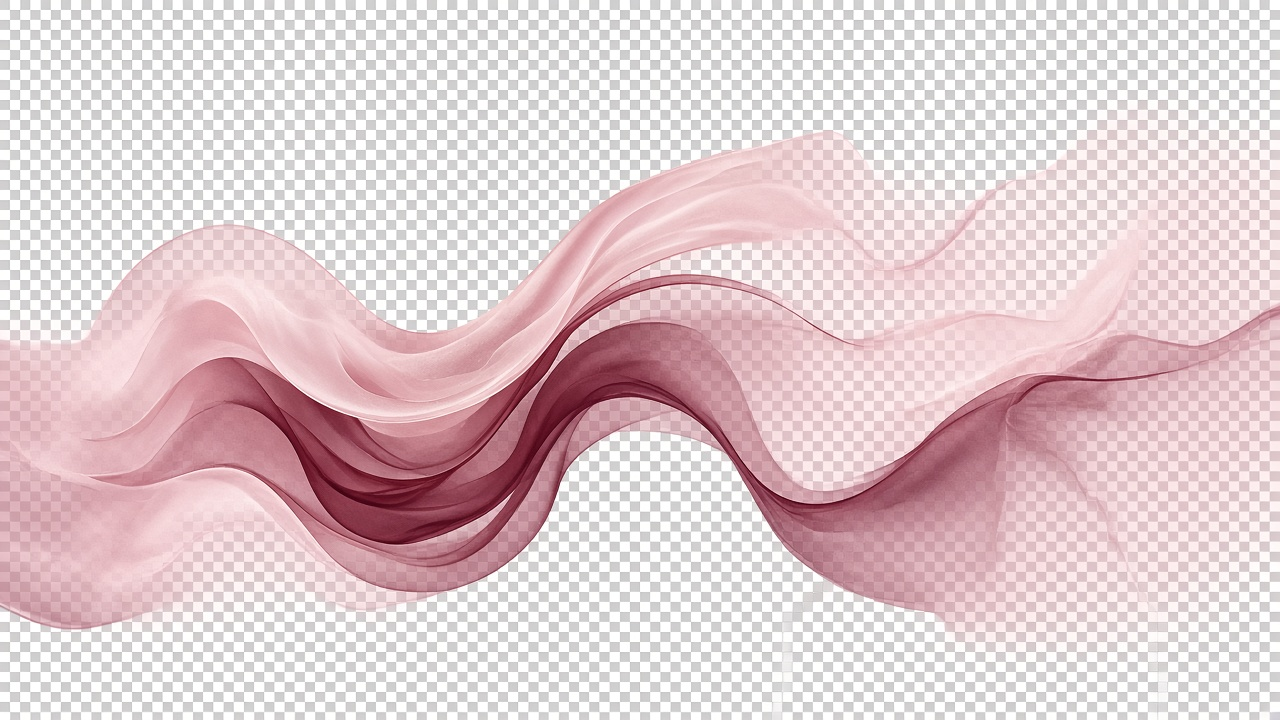
#> input picture seham-studio/img/menu-silk-texture.jpg, 1280 x 720 px
$ python process-footer-silk.py
#> lines starting #> are read from the running program, lines starting #| are printed output that depends on the picture; after the words box and inside, x2 and y2 are one past the last pixel; in counts of white or black regions, pixels touching at a corner belong together
#> in main, im is the input picture: PIL image 1280x720 RGB; mean R, G, B 224.3, 204.5, 207.6
# -*- coding: utf-8 -*-
"""Strip baked-in checkerboard from menu-silk-texture.jpg → transparent WebP/PNG."""
from __future__ import annotations

from pathlib import Path

import numpy as np
from PIL import Image, ImageFilter
from scipy.ndimage import binary_closing, binary_dilation

ROOT = Path(__file__).resolve().parents[1]
SRC = ROOT / "img" / "menu-silk-texture.jpg"
OUT_WEBP = ROOT / "img" / "footer-silk-fabric.webp"
OUT_PNG = ROOT / "img" / "footer-silk-fabric.png"
VERIFY = ROOT / "img" / "footer-silk-verify-on-burgundy.png"
BG = (0x3B, 0x0C, 0x18)


def is_neutral(r: np.ndarray, g: np.ndarray, b: np.ndarray) -> np.ndarray:
    return (np.abs(r - g) < 11) & (np.abs(g - b) < 11) & (np.abs(r - b) < 13)


def checker_alpha(rgb: np.ndarray) -> np.ndarray:
    r = rgb[:, :, 0].astype(np.float32)
    g = rgb[:, :, 1].astype(np.float32)
    b = rgb[:, :, 2].astype(np.float32)
    mx = np.maximum(np.maximum(r, g), b)
    mn = np.minimum(np.minimum(r, g), b)
    chroma = mx - mn
    neutral = is_neutral(r, g, b)
#> in is_neutral, `return (np.abs(r - g) < 11) & (np.abs(g - b) < 11) & (np.abs(r - b) < ..`:
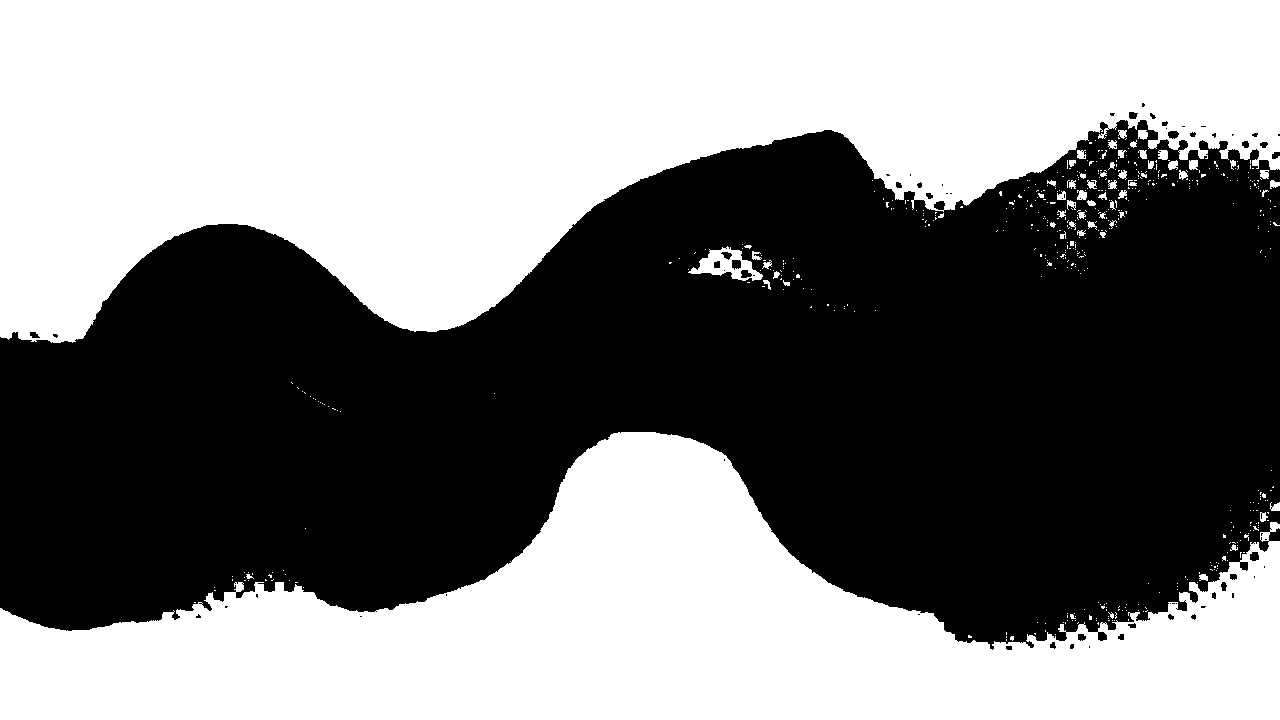
#> returned value: shape (720, 1280) bool; 50.6% white; 70 black regions (42 under 20 px), largest, box (x1, y1, x2, y2) and area: (0, 120, 1280, 650) 454403, (732, 260, 741, 270) 75, (1250, 552, 1259, 561) 69

    fabric_core = (chroma >= 24) & (r >= g - 4) & (r >= b - 10)
#> fabric_core: shape (720, 1280) bool; 38.9% white; 231 white regions (113 under 20 px), largest, box (x1, y1, x2, y2) and area: (0, 131, 1280, 630) 352453, (1180, 240, 1198, 260) 144, (344, 602, 378, 610) 128
    fabric_core |= chroma >= 38

    # Expand slightly to keep fold antialiasing — then clip neutral
    fabric = binary_dilation(fabric_core, iterations=2)
#> fabric: shape (720, 1280) bool; 41.8% white; 166 white regions (20 under 20 px), largest, box (x1, y1, x2, y2) and area: (0, 129, 1280, 632) 376765, (342, 600, 380, 612) 293, (1167, 530, 1180, 542) 115
    fabric = binary_closing(fabric, structure=np.ones((3, 3)))
#> fabric: shape (720, 1280) bool; 42% white; 124 white regions (19 under 20 px), largest, box (x1, y1, x2, y2) and area: (1, 129, 1279, 632) 381849, (1130, 562, 1148, 588) 198, (1157, 562, 1169, 572) 97

    alpha = np.zeros(r.shape, dtype=np.float32)
    alpha[fabric_core] = 255.0

    fringe = fabric & ~fabric_core
#> fringe: shape (720, 1280) bool; 3.2% white in thin lines or dots, all inside (x1, y1, x2, y2) = (1, 129, 1279, 632)
    fringe = fringe & ~neutral & (chroma >= 14)
#> fringe: shape (720, 1280) bool; 2.9% white in thin lines or dots, all inside (x1, y1, x2, y2) = (1, 130, 1279, 632)
    alpha[fringe] = np.clip((chroma[fringe] - 10) * 12, 0, 220)

    # Never keep neutral pixels (checker)
    alpha[neutral & (chroma < 28)] = 0

    # Highlights on fabric — slightly restrained
    alpha[fabric_core & (mx > 215)] *= 0.78

    alpha[~fabric] = 0
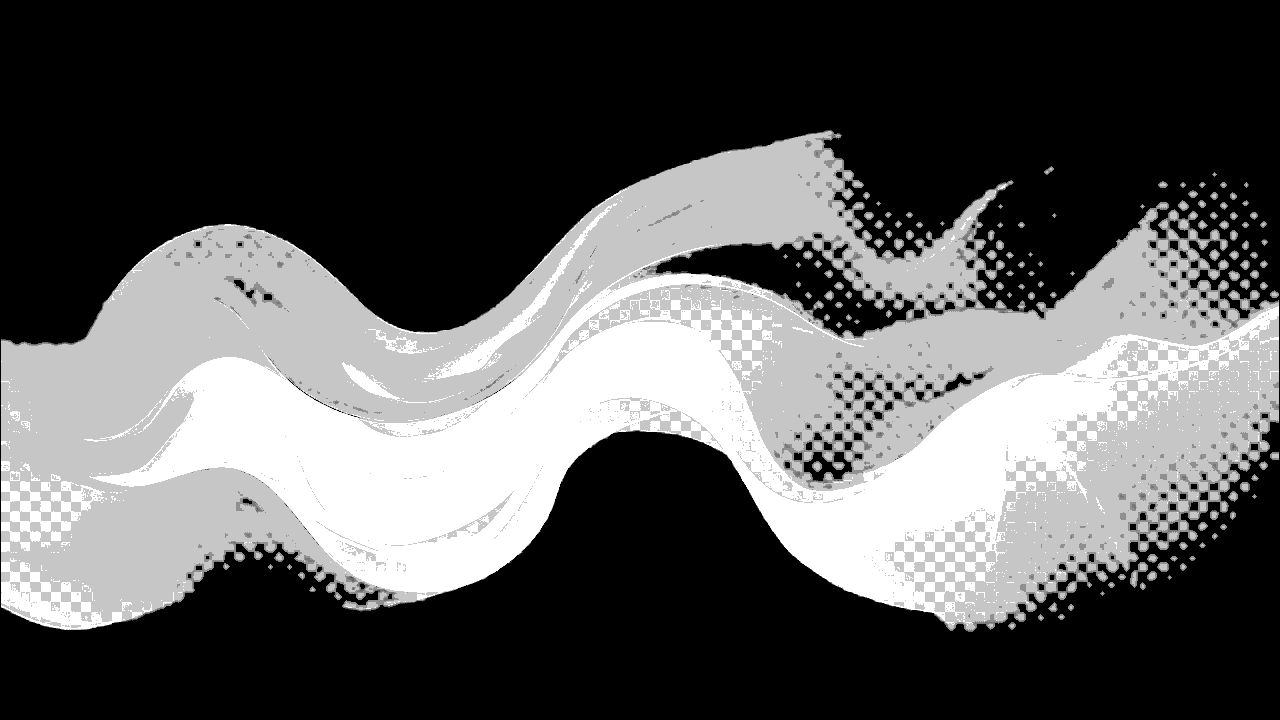
#> alpha: shape (720, 1280) float32; min 0, max 255, mean 89.6
    return np.clip(alpha, 0, 255).astype(np.uint8)


def audit_checker(rgb: np.ndarray, alpha: np.ndarray) -> float:
    """Fraction of visible pixels that still look like checker gray."""
    show = alpha > 40
#> show: shape (720, 1280) bool; 41.8% white; 124 white regions (19 under 20 px), largest, box (x1, y1, x2, y2) and area: (1, 130, 1279, 632) 379790, (1130, 562, 1148, 588) 198, (1157, 562, 1169, 572) 97
    r, g, b = rgb[:, :, 0], rgb[:, :, 1], rgb[:, :, 2]
    mx = np.maximum(np.maximum(r, g), b)
    chroma = mx - np.minimum(np.minimum(r, g), b)
    neutral = is_neutral(r, g, b) & show & (chroma < 22)
#> in is_neutral (call 2), `return (np.abs(r - g) < 11) & (np.abs(g - b) < 11) & (np.abs(r - b) < ..`:
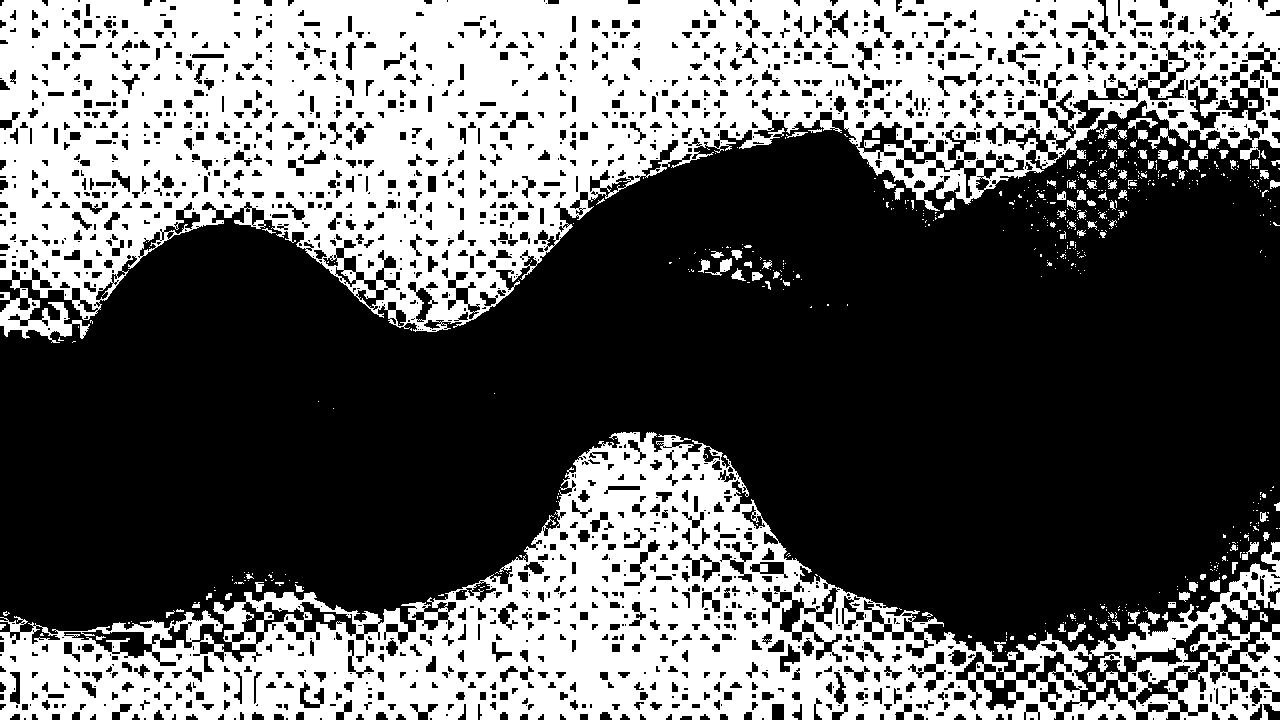
#> returned value: shape (720, 1280) bool; 39% white; 591 white regions (475 under 20 px), largest, box (x1, y1, x2, y2) and area: (0, 0, 1280, 343) 222163, (0, 432, 1280, 720) 130200, (1148, 128, 1176, 149) 187
#> neutral: shape (720, 1280) bool; every value is 0
    return neutral.sum() / max(show.sum(), 1)


def verify_on_burgundy(rgba: Image.Image) -> None:
    bg = Image.new("RGB", rgba.size, BG)
    bg.paste(rgba, mask=rgba.split()[3])
    bg.save(VERIFY, quality=92)


def main() -> None:
    im = Image.open(SRC).convert("RGB")
    arr = np.array(im)
    alpha = checker_alpha(arr)
    audit = audit_checker(arr, alpha)
#> audit = 0
    print(f"Checker-like surviving pixels: {100 * audit:.3f}% of visible")
#| Checker-like surviving pixels: 0.000% of visible

    rgba = Image.fromarray(np.dstack([arr, alpha]), mode="RGBA")
    # Gentle alpha soften (not hiding checker — only antialias fabric)
    a = Image.fromarray(alpha).filter(ImageFilter.GaussianBlur(radius=0.6))
    rgba.putalpha(a)
    # Re-kill neutral after blur
    alpha2 = np.array(a)
    rgb = arr
    neutral = is_neutral(rgb[:, :, 0], rgb[:, :, 1], rgb[:, :, 2])
    chroma = np.max(rgb, 2) - np.min(rgb, 2)
    alpha2[neutral & (chroma < 26)] = 0
#> alpha2: shape (720, 1280); min 0, max 255, mean 89.3
    rgba.putalpha(Image.fromarray(alpha2))

    rgba.save(OUT_PNG, optimize=True)
    rgba.save(OUT_WEBP, quality=90, method=6)
    verify_on_burgundy(rgba)
#> in verify_on_burgundy, `bg.paste(rgba, mask=rgba.split()[3])`:
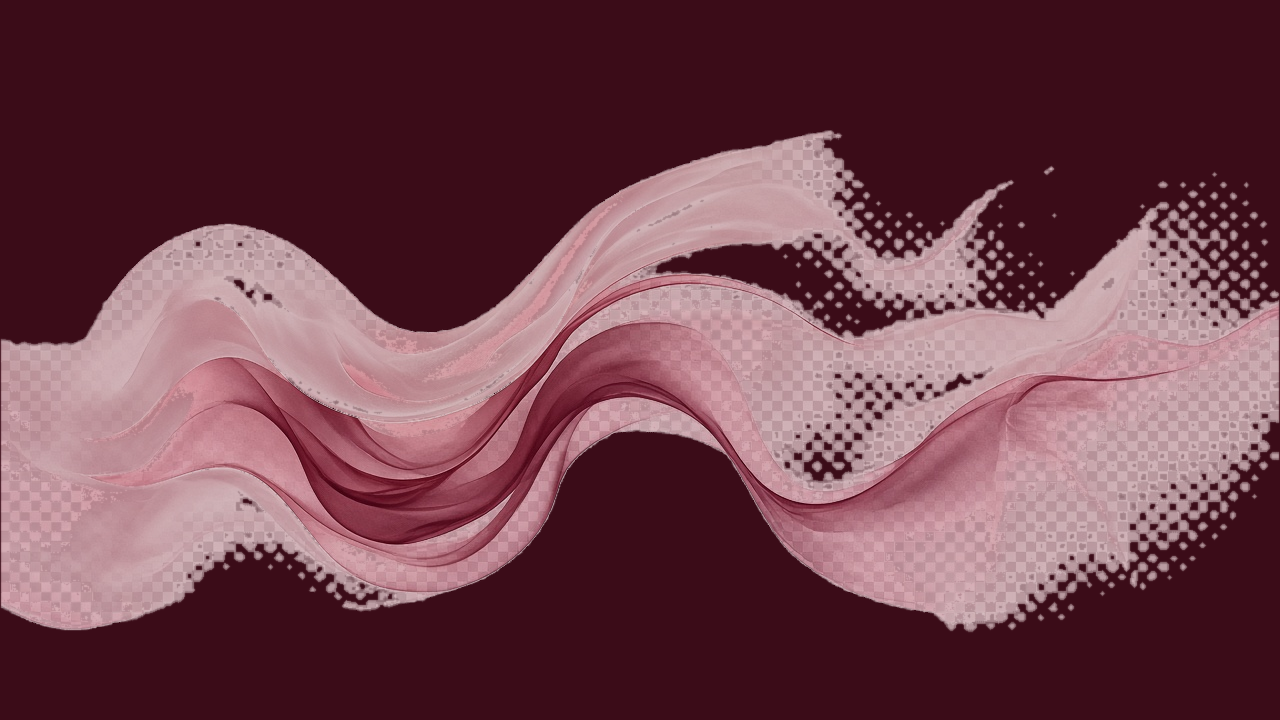
#> bg: PIL image 1280x720 RGB; mean R, G, B 111.7, 65.3, 75.7
    print(f"Saved {OUT_WEBP.name} — visible {100 * (alpha2 > 32).sum() / alpha2.size:.1f}%")
#| Saved footer-silk-fabric.webp — visible 42.0%


if __name__ == "__main__":
    main()
